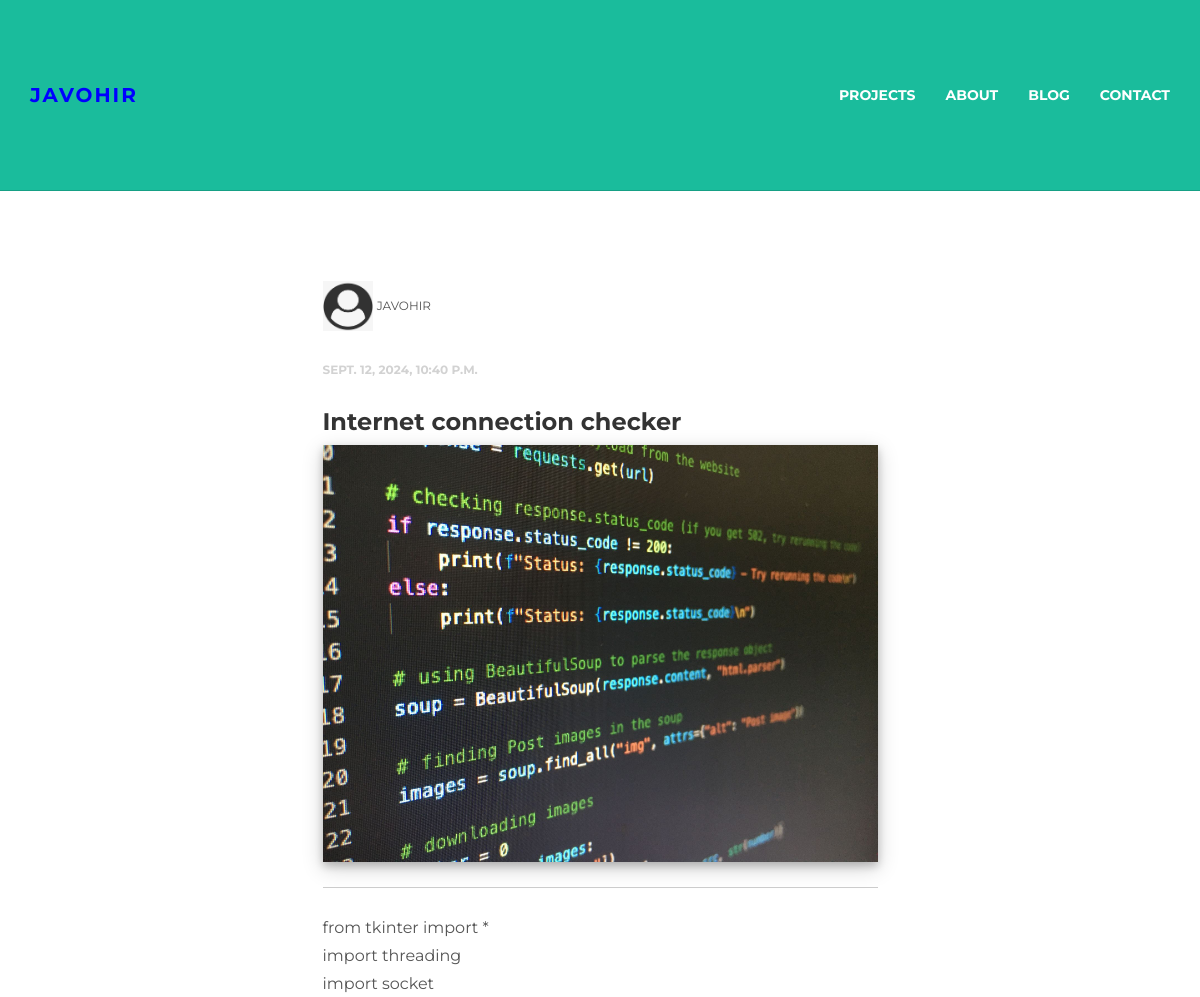
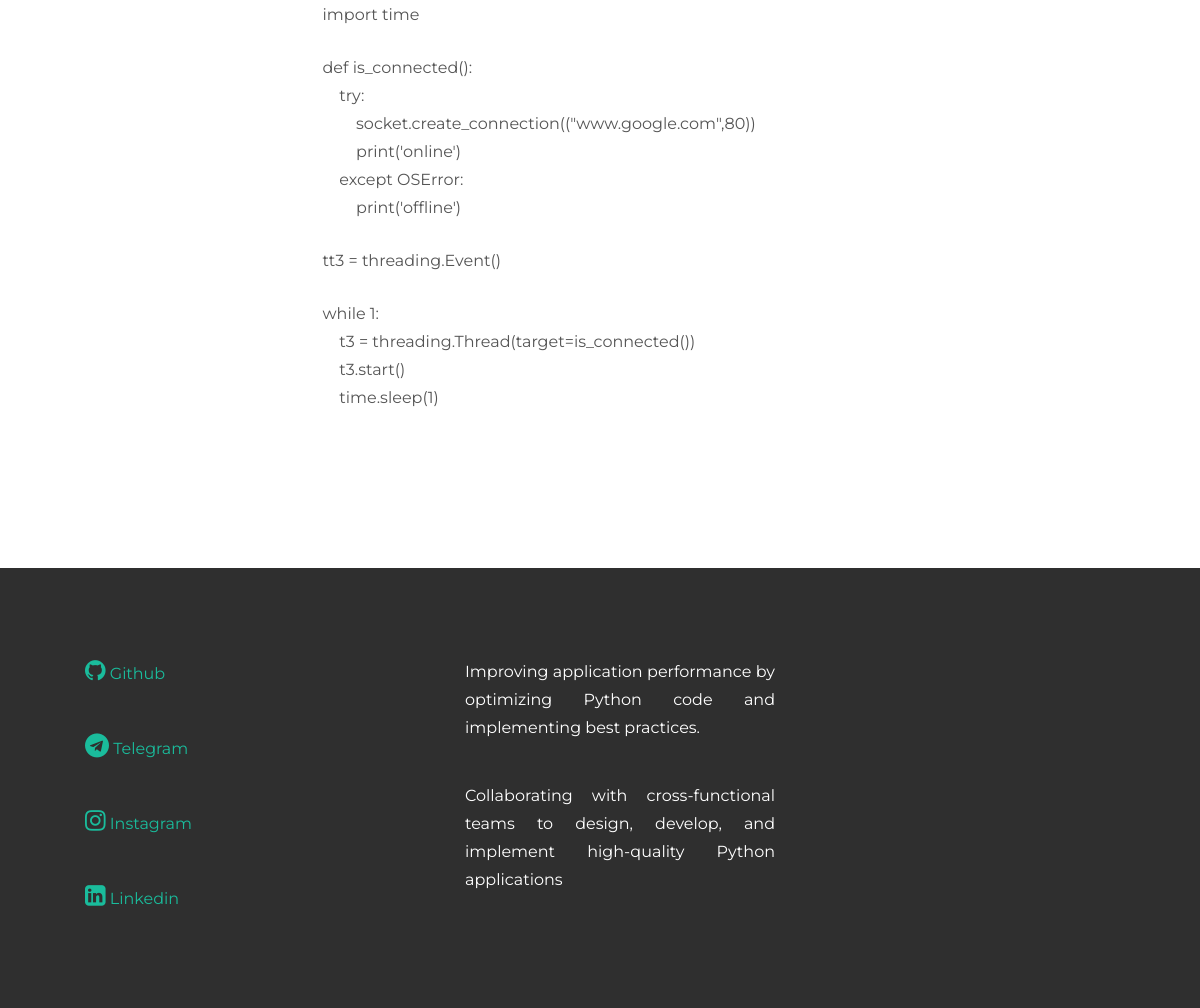
/project/1/, run on the app's committed database (2 pictures, top to bottom).
### blog/models.py (models this page shows, shortened)
class Project(models.Model):
    name = models.CharField(max_length=200,verbose_name="Loyiha nomi",blank=False,null=False)
    author = models.ForeignKey(User,on_delete=models.CASCADE)
    image = models.ImageField(upload_to='project_images/')
    text = RichTextField(verbose_name='Loyiha haqida malumot')
    created_time = models.DateTimeField(auto_now_add=True)

### blog/views.py (the view)
# urls.py: path('project/<int:pk>/',work_detail,name='work_detail_page'),
def work_detail(request,pk):
    project_one = Project.objects.get(id=pk)
    context = {
        'project_one': project_one,
    }
    return render(request,'work01.html',context)

### templates/work01.html (shortened to what this page needs)
{% load static %}
<html lang="en">
  <head>
    <link href="{% static 'css/bootstrap.css' %}" rel="stylesheet">
    <link href="{% static 'css/main.css' %}" rel="stylesheet">
<link rel="stylesheet" href="https://cdnjs.cloudflare.com/ajax/libs/font-awesome/4.7.0/css/font-awesome.min.css">
  </head>
  <body>
    <div class="navbar navbar-inverse navbar-static-top">
      <div class="container">
        <div class="navbar-header">
        <a class="navbar-brand" href="{% url 'home_page' %}"><b style="color:blue;">Javohir</b></a>
        </div>
        <div class="navbar-collapse collapse">
          <ul class="nav navbar-nav navbar-right">
            <li><a href="{% url 'work_page' %}"><b>Projects</b></a></li>
            <li><a href="{% url 'about_page' %}"><b>About</b></a></li>
            <li><a href="{% url 'blogs_page' 1 %}"><b>Blog</b></a></li>
            <li><a href="{% url 'contact_page' %}"><b>Contact</b></a></li>
          </ul>
        </div>
      </div>
    </div>
	<div class="container pt">
		<div class="row mt">
			<div class="col-lg-6 col-lg-offset-3">
				<p><img src="{% static 'img/user12.png' %}" width="50px" height="50px"> <ba>{{project_one.author}}</ba></p>
					<p><bd>{{project_one.created_time}}</bd></p>
				<h3>{{project_one.name}}</h3>
				<p><img class="img-responsive" src="{{project_one.image.url}}" alt="" style="box-shadow: 0 4px 8px 0 rgba(0, 0, 0, 0.2), 0 6px 20px 0 rgba(0, 0, 0, 0.19);"></p>
				<hr>
				<p>{{project_one.text | safe }}</p>
			</div>
		</div>
		<div class="row mt centered">
			<div class="col-lg-8 col-lg-offset-2">
			</div>
		</div>
	</div>
	<div id="footer" style="margin:0 auto;">
		<div class="container" style="margin:0 auto;">
			<div class="row" style="margin:0 auto;">
				<div class="col-lg-4" style="margin-left:40px;margin-top:40px;">
					<p><a href="https://github.com/JavokhirUmurzakov"><i class="fa fa-github"  style="font-size:24px"></i>  Github</a></p><br/>
					<p><a href="https://t.me/umurzakov_javokhir"><i class="fa fa-telegram"  style="font-size:24px"></i>  Telegram</a></p><br/>
					<p><a href="https://instagram.com/umurzakov_javokhir"><i class="fa fa-instagram"  style="font-size:24px"></i>  Instagram</a></p><br/>
					<p><a href="https://linkedin.com/in/javokhir-umurzakov"><i class="fa fa-linkedin-square"  style="font-size:24px"></i>  Linkedin</a></p><br/>
				</div>
				<div class="col-lg-4" style="padding-right:15px;">
					<p align="justify" style="margin-top:40px;margin-right:40px;">Improving application performance by optimizing Python code and implementing best practices.</p>
					<p align="justify" style="margin-top:40px;margin-right:40px;">Collaborating with cross-functional teams to design, develop, and implement high-quality Python applications</p>
				</div>
			</div>
		</div>
	</div>
  </body>
</html>

### static/css/main.css (style rules this page uses)
body { background-color: #ffffff; font-family: 'Montserrat', sans-serif; font-weight: 400; font-size: 14px; color: #555; -webkit-font-smoothing: antialiased; -webkit-overflow-scrolling: touch; }
h1, h2, h3, h4, h5, h6 { font-family: 'Montserrat', sans-serif; font-weight: 700; color: #333; }
p { line-height: 28px; margin-bottom: 25px; font-size: 16px; }
.centered { text-align: center; }
a { color: #1abc9c; word-wrap: break-word; -webkit-transition: color 0.1s ease-in, background 0.1s ease-in; -moz-transition: color 0.1s ease-in, background 0.1s ease-in; -ms-transition: color 0.1s ease-in, background 0.1s ease-in; -o-transition: color 0.1s ease-in, background 0.1s ease-in; transition: color 0.1s ease-in, background 0.1s ease-in; }
a:before, a:after { -webkit-transition: color 0.1s ease-in, background 0.1s ease-in; -moz-transition: color 0.1s ease-in, background 0.1s ease-in; -ms-transition: color 0.1s ease-in, background 0.1s ease-in; -o-transition: color 0.1s ease-in, background 0.1s ease-in; transition: color 0.1s ease-in, background 0.1s ease-in; }
hr { display: block; height: 1px; border: 0; border-top: 1px solid #ccc; margin: 1em 0; padding: 0; }
.navbar { text-transform: uppercase; margin-bottom: 0px; }
.navbar-inverse { padding-bottom: 70px; padding-top: 70px; }
.navbar-inverse { background-color: #1abc9c; border-color: #16a085; }
.navbar-inverse .navbar-nav > li > a { color: white; }
.navbar-brand { font-weight: 700; font-size: 20px; letter-spacing: 2px; }
.navbar-inverse .navbar-brand { color: white; }
.mt { margin-top: 40px; margin-bottom: 40px; }
.pt { padding-top: 50px; padding-bottom: 50px; }
#footer { background-color: #2f2f2f; padding-top: 50px; padding-bottom: 50px; }
#footer p { color: white; }
bd { font-size: 12px; text-transform: uppercase; color: #d2d2d2; font-weight: 700; }
ba { font-size: 12px; text-transform: uppercase; }

### data on the page
Project: author "JAVOHIR", created_time "SEPT. 12, 2024, 10:40 P.M.", name "Internet connection checker", image (picture), text "from tkinter import * import threading import socket import time def is_connected(): try: socket.create_connection((\"www.google.com\",80)) print('online') except OSError: print('offline') tt3 = threading.Event() while 1: t3 = threading.Thread(target=is_connected()) t3.start() time.sleep(1)"
